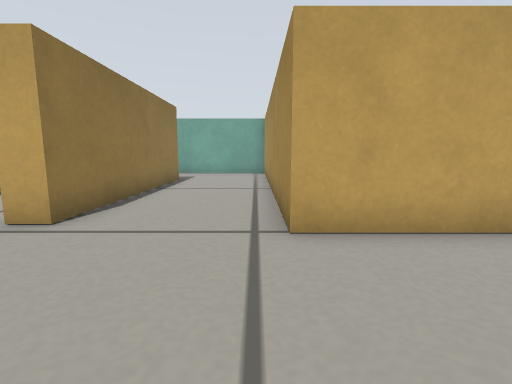
[1] (above)

18 first-person views from a walk through a robot-simulator world made for Gazebo. The camera is 0.23 m above the floor, tilts 8° down and sees 85° across. The floor is counted in squares, 0.2 m on a side. Each view is taken from the middle of a square. On the plan, view 1 faces up. The plan holds only what a view shows up to about 12 squares ahead; the rest is blank.

[2]
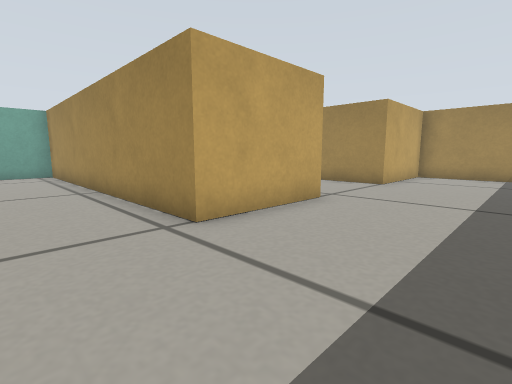

[3]
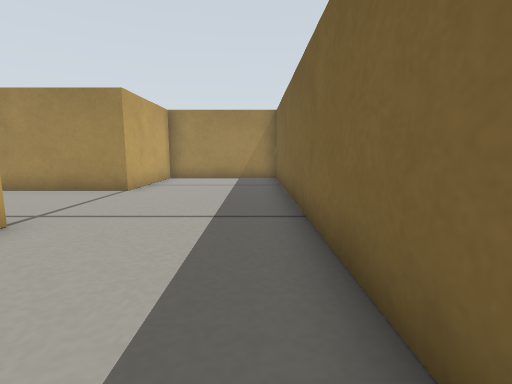

[4]
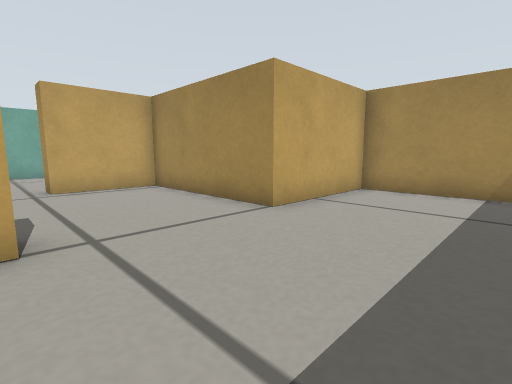

[5]
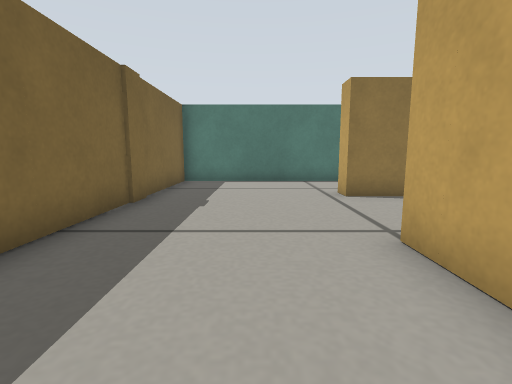

[6]
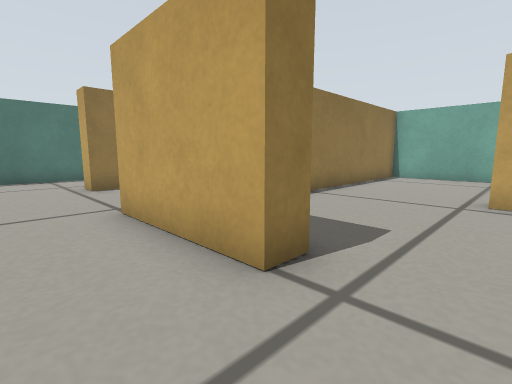

[7]
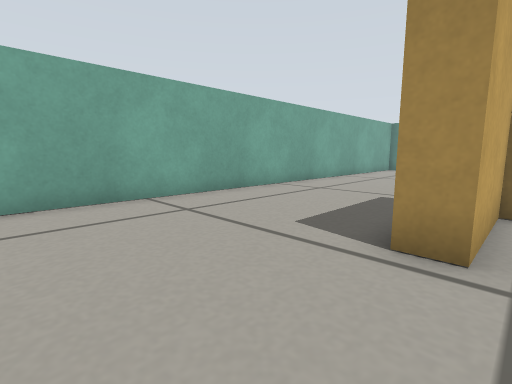

[8]
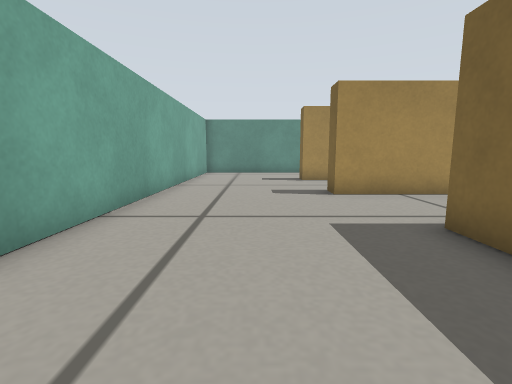

[9]
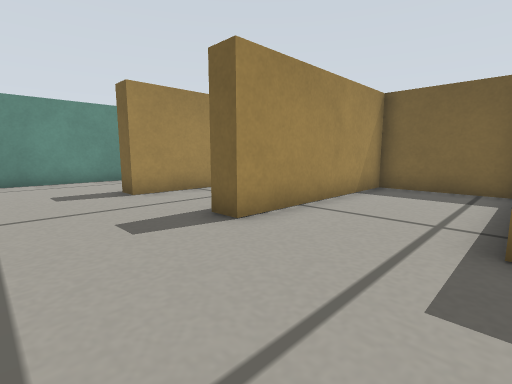

[10]
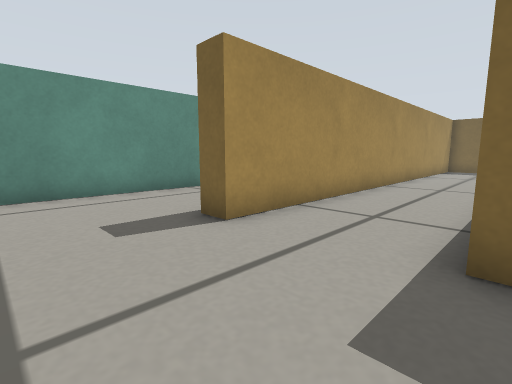

[11]
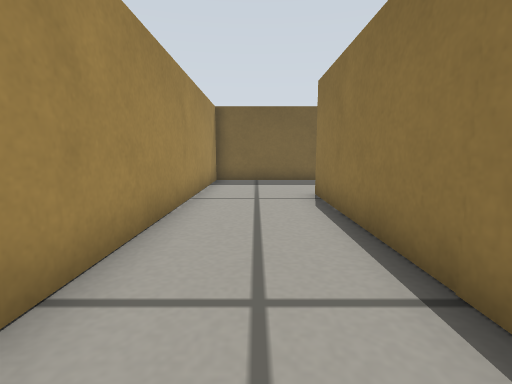

[12]
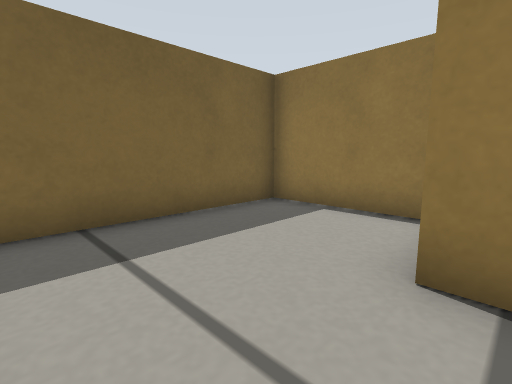

[13]
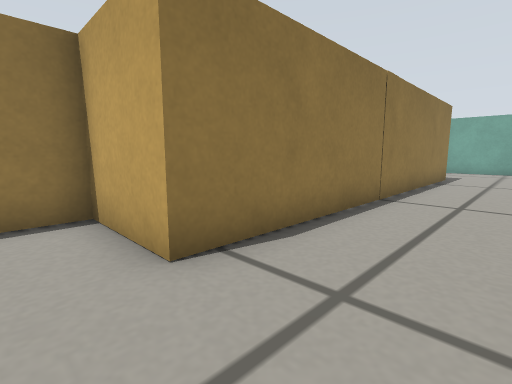

[14]
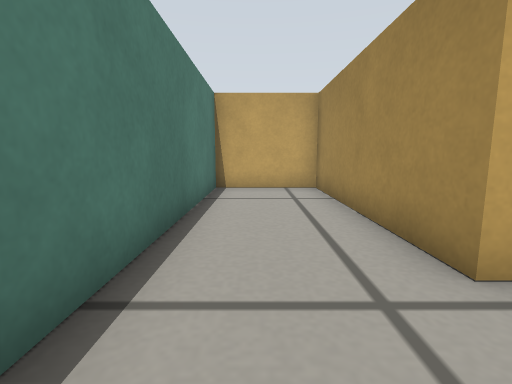

[15]
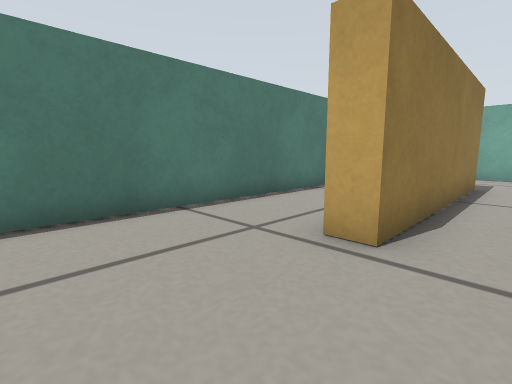

[16]
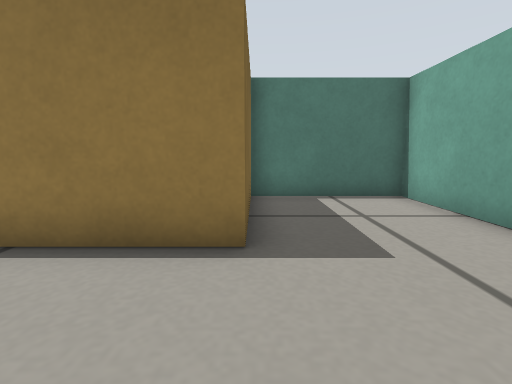

[17]
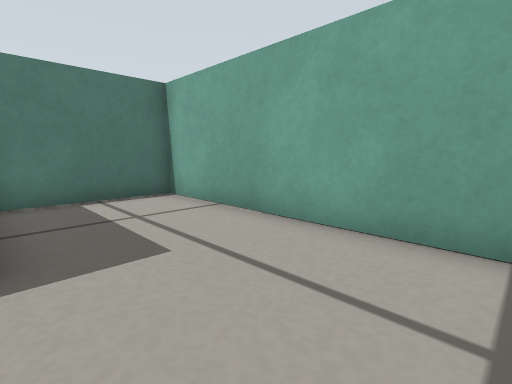

[18]
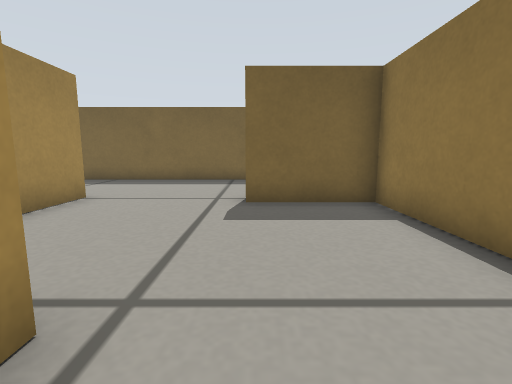

### Floor plan
Points are (right, up) in squares from view 1. A wall is a line through its corners. A room is listed if a view was taken in it or the views show most of it. See-through windows are left out.
Room 1 (views 1, 2, 3, 4, 5, 6, 15, 16, 17)
walls: (4.2, 4.6) (4.2, 3.9) (0.5, 3.9) (0.5, 14.9); (-4.6, -0.9) (12.3, -0.9); (-6.5, 11.9) (-3.3, 11.9) (-3.3, 4.4) (-4, 4.4); (0, 15.8) (-7.3, 15.8) (-7.3, 11.9); (12.6, 0.3) (12.6, 3.9) (8.4, 3.9)
ways out: opening at (6.5, 4) to room 2; opening at (-3.5, 2) to room 5
Room 2 (view 7)
walls: (8.4, 3.9) (8.4, 9.4) (5.4, 9.4); (1.2, 9.6) (1.2, 4.6) (4.2, 4.6)
ways out: opening at (6.5, 4) to room 1; opening at (3.5, 10) to room 3
Room 3 (views 8, 9, 18)
walls: (8, 10.1) (9.2, 10.1); (5.4, 9.4) (5.4, 10.3); (12.5, 15.8) (2.1, 15.8); (1.2, 14.6) (1.2, 9.6); (9.2, 4.6) (12.6, 4.6) (12.6, 10.8)
ways out: opening at (3.5, 10) to room 2; opening at (13, 13) to room 4
Room 4 (views 10, 11, 12, 13)
walls: (12.6, 10.8) (13.4, 10.8) (13.4, -1.6) (10.7, -1.6) (10.7, -5.7) (16.7, -5.7) (16.7, 11.1); (17.2, 15.8) (12.5, 15.8)
ways out: opening at (13, 13) to room 3; opening at (17, 13.5)
Room 5 (view 14)
walls: (-4, 4.4) (-4, 11.1) (-7.3, 11.1) (-7.3, -0.9) (-4.6, -0.9)
ways out: opening at (-3.5, 2) to room 1

Where each view was taken, in squares from view 1:
view 1: 0 up, 0 right, facing up
view 2: 0 up, 2 left, facing up-right
view 3: 0 up, 0 right, facing right
view 4: 0 up, 4 right, facing up-right
view 5: 2 up, 4 right, facing left
view 6: 2 up, 6 right, facing up-left
view 7: 9 up, 2 right, facing up-right
view 8: 13 up, 5 right, facing right
view 9: 14 up, 9 right, facing down-right
view 10: 14 up, 13 right, facing down-right
view 11: 6 up, 15 right, facing down
view 12: 1 down, 16 right, facing down-left
view 13: 3 down, 16 right, facing up-left
view 14: 2 up, 6 left, facing up
view 15: 1 up, 2 left, facing up-left
view 16: 12 up, 0 right, facing left
view 17: 12 up, 0 right, facing up-left
view 18: 11 up, 4 right, facing down
